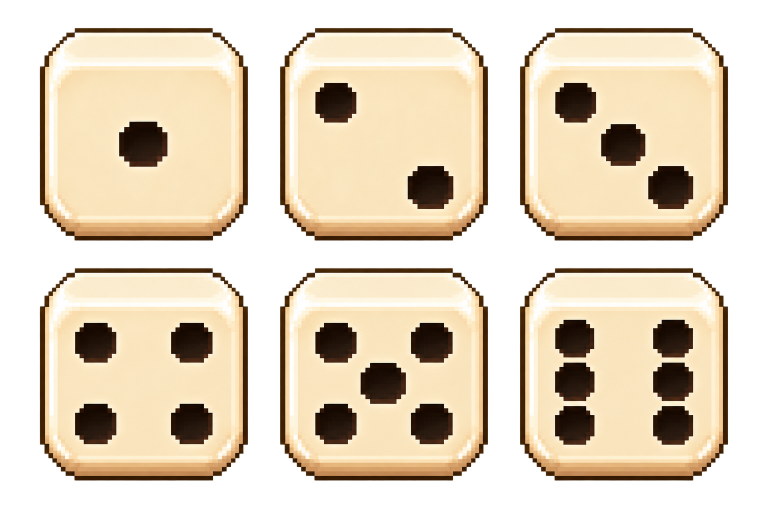
#> input picture assets/art/dice-faces-v1/negro-v1.png, 1536 x 1024 px (shown at 1/2 size)
$ python make_bocetos_dados.py
#> lines starting #> are read from the running program, lines starting #| are printed output that depends on the picture; after the words box and inside, x2 and y2 are one past the last pixel; in counts of white or black regions, pixels touching at a corner belong together
"""Bocetos de dados (05/11/2026): elementos grandes y metales nuevos.

Genera PNG 1x (pixel art) para la página de bocetos de «4. Texturas». No toca assets/ ni el juego.
Uso: py -3 make_bocetos_dados.py <carpeta_salida>

- Elementos: «hoy» replica Die.draw_element_edges; A = marcas grandes dentro del dado; B = aura que sale del dado.
- Metales: replica el shader die_body.gdshader (acero/cobre) y agrega hierro oxidado, cobre oxidado y oro.
Las caras se leen de assets/art/dice-faces-v1/negro-v1.png (protegido, solo lectura).
"""
import math
import os
import sys

import numpy as np
from PIL import Image, ImageDraw, ImageFilter
from scipy import ndimage

ROOT = os.path.abspath(os.path.join(os.path.dirname(__file__), "..", "..", ".."))
OUT = sys.argv[1] if len(sys.argv) > 1 else os.path.join(ROOT, "test-results", "bocetos-texturas")
os.makedirs(OUT, exist_ok=True)

SHEET = Image.open(os.path.join(ROOT, "assets/art/dice-faces-v1/negro-v1.png")).convert("RGBA")
#> SHEET is the input picture: PIL image 1536x1024 RGBA; mean R, G, B, A 170, 146.8, 115.5, 161.3
REGIONS = [(80, 56, 416, 424), (560, 56, 416, 424), (1040, 56, 416, 424),
           (80, 536, 416, 424), (560, 536, 416, 424), (1040, 536, 416, 424)]
DISPLAY = (3, 2, 56, 57)


def hexc(h, a=255):
    return (int(h[0:2], 16), int(h[2:4], 16), int(h[4:6], 16), a)


def face(value):
    x, y, w, h = REGIONS[value - 1]
    crop = SHEET.crop((x, y, x + w, y + h)).convert("RGBa").resize((DISPLAY[2], DISPLAY[3]), Image.LANCZOS).convert("RGBA")
    canvas = Image.new("RGBA", (62, 62), (0, 0, 0, 0))
    canvas.paste(crop, (DISPLAY[0], DISPLAY[1]))
    return canvas


def pip_mask(img):
    """Cajas de los puntos (como Art.pip_bounds): oscuros dentro del área interior."""
    a = np.array(img).astype(float)
    mask = np.zeros((62, 62), bool)
    x0, y0 = DISPLAY[0], DISPLAY[1]
    w, h = DISPLAY[2], DISPLAY[3]
    ys, xs = np.mgrid[0:62, 0:62]
    inner = (xs >= x0 + w * 0.12) & (xs < x0 + w * 0.88) & (ys >= y0 + h * 0.23) & (ys < y0 + h * 0.86)
    dark = (a[..., 3] > 190) & (a[..., :3].max(axis=2) < 128) & inner
    lab, n = ndimage.label(dark)
    for i in range(1, n + 1):
        if (lab == i).sum() > 6:
            mask |= (lab == i)
    return ndimage.binary_dilation(mask, iterations=1)


# ---------------------------------------------------------------- metales
def shade_of(img):
    a = np.array(img).astype(float) / 255
    light = a[..., 0] * .299 + a[..., 1] * .587 + a[..., 2] * .114
    ys = np.arange(62)[:, None] * np.ones((1, 62))
    grain = ((np.floor((ys - 2) * 3) % 3) - 1) * 0.016
    return np.clip(light * 1.06 - 0.06 + grain, 0, 1)


def mix(c0, c1, t):
    c0 = np.array(c0, float)
    c1 = np.array(c1, float)
    return c0 + (c1 - c0) * t[..., None]


def steel_rgb(shade):
    return mix((.07, .09, .12), (.93, .96, 1.0), shade) * 255


def copper_rgb(shade):
    rgb = mix((.19, .055, .025), (1.0, .59, .23), shade)
    hi = np.clip((shade - .91) / .09, 0, 1)
    rgb = rgb + (np.array((1.0, .90, .69)) - rgb) * hi[..., None] * (shade > .91)[..., None]
    return rgb * 255


def ramp(colors, idx):
    pal = np.array([hexc(c)[:3] for c in colors], float)
    idx = np.clip(idx.astype(int), 0, len(pal) - 1)
    return pal[idx]


def noise(seed, blur, size=62):
    rng = np.random.default_rng(seed)
    img = Image.fromarray((rng.random((size, size)) * 255).astype("uint8")).filter(ImageFilter.GaussianBlur(blur))
    n = np.array(img).astype(float)
    lo, hi = np.percentile(n, 2), np.percentile(n, 98)
    return np.clip((n - lo) / (hi - lo + 1e-6), 0, 1)


def streaks(seed, down=9, across=0.8):
    """Vetas verticales: ruido muy alargado hacia abajo (goteos)."""
    rng = np.random.default_rng(seed)
    n = rng.random((62, 62))
    n = ndimage.gaussian_filter(n, sigma=(down, across), mode="wrap")
    lo, hi = np.percentile(n, 2), np.percentile(n, 98)
    return np.clip((n - lo) / (hi - lo + 1e-6), 0, 1)


def edge_distance(img):
    alpha = np.array(img)[..., 3] > 128
    return ndimage.distance_transform_edt(alpha)


def finish(rgb, base_img, pips):
    out = np.array(base_img).astype(float)
    body = (out[..., 3] > 0) & ~pips
    out[..., :3][body] = np.clip(rgb[body], 0, 255)
    return Image.fromarray(out.astype("uint8"), "RGBA")


def metal(kind, variant, value):
    img = face(value)
    pips = pip_mask(img)
    shade = shade_of(img)
    dist = edge_distance(img)
    rows = np.arange(62)[:, None] * np.ones((1, 62))
    if kind == "steel":
        rgb = steel_rgb(shade)
    elif kind == "copper":
        rgb = copper_rgb(shade)
    elif kind == "rust_iron":
        base = steel_rgb(shade)
        rust = ["2c110a", "55220f", "82351a", "b04f22", "d97a2c", "f0a64a"]
        blot, fine = noise(11, 2.6), noise(12, .7)
        if variant == "A":
            cover = blot * .78 + fine * .22
            rustness = cover > .30
            tone = shade * .62 + (fine - .5) * .5 + (blot - .5) * .25
            pits = (noise(13, .9) > .86)
        else:
            drip = streaks(14, 11, .9)
            corner = np.clip(1 - dist / 9, 0, 1)
            cover = drip * .62 + corner * .55 + blot * .25
            rustness = cover > .5
            tone = shade * .55 + (drip - .5) * .55 + (fine - .5) * .3
            pits = (noise(15, .8) > .88)
        rr = ramp(rust, np.clip(tone * 5.2 + 1.0, 0, 5))
        rr[pits & rustness] = ramp(rust, np.zeros((62, 62)))[pits & rustness]
        rgb = np.where(rustness[..., None], rr, base * .92)
    elif kind == "rust_copper":
        base = copper_rgb(shade)
        green = ["0b2622", "14463c", "1f6b57", "30a07c", "66cba3", "b4f1d0"]
        blot, fine = noise(21, 2.4), noise(22, .7)
        if variant == "A":
            cover = blot * .8 + fine * .2 - np.clip(1 - dist / 5, 0, 1) * .38
            patina = cover > .40
            tone = shade * .6 + (fine - .5) * .5 + (blot - .5) * .3
        else:
            drip = streaks(23, 10, 1.0)
            top = np.clip(1 - rows / 30, 0, 1)
            cover = drip * .7 + top * .3 + blot * .2 - np.clip(1 - dist / 4, 0, 1) * .25
            patina = cover > .52
            tone = shade * .55 + (drip - .5) * .6 + (fine - .5) * .3
        gg = ramp(green, np.clip(tone * 5.4 + .8, 0, 5))
        rgb = np.where(patina[..., None], gg, base)
    elif kind == "gold":
        gold = ["3f2605", "7d4f0e", "bf8419", "efb62c", "ffdb58", "fff6b8"]
        if variant == "A":
            idx = np.clip(np.clip((shade - .5) / .42, 0, 1) ** 1.7 * 5.6, 0, 5)
            ys, xs = np.mgrid[0:62, 0:62]
            band = np.abs((xs + ys) - 52) < 3
            idx = np.where(band, np.minimum(idx + 1.6, 5), idx)
            rgb = ramp(gold, idx)
        else:
            dim = noise(31, 1.2)
            idx = np.clip(np.clip((shade - .5) / .42, 0, 1) ** 1.5 * 5.2 + (dim - .5) * 2.4, 0, 5)
            rgb = ramp(gold, idx)
    else:
        raise ValueError(kind)
    out = finish(rgb, img, pips)
    if kind == "gold" and variant == "B":
        d = ImageDraw.Draw(out)
        cx, cy = 53, 9  # monedita en la esquina: «da dinero si no se usa»
        d.ellipse((cx - 5, cy - 5, cx + 5, cy + 5), fill=hexc("3f2605"))
        d.ellipse((cx - 4, cy - 4, cx + 4, cy + 4), fill=hexc("ffdb58"))
        d.ellipse((cx - 2, cy - 2, cx + 2, cy + 2), fill=hexc("bf8419"))
        d.point((cx - 3, cy - 3), fill=hexc("fff6b8"))
        d.point((cx - 2, cy - 3), fill=hexc("fff6b8"))
    return out


# ---------------------------------------------------------------- elementos
SIZE = 96
OFF = 17            # el dado (62×62) va en (17,17) dentro de 96×96
L, R, T, B = OFF + 3, OFF + 59, OFF + 2, OFF + 59  # cuerpo del dado


def base_die(value=6):
    canvas = Image.new("RGBA", (SIZE, SIZE), (0, 0, 0, 0))
    canvas.alpha_composite(face(value), (OFF, OFF))
    return canvas


def new_overlay():
    return Image.new("RGBA", (SIZE, SIZE), (0, 0, 0, 0))


def mirror_add(ov):
    ov.alpha_composite(ov.transpose(Image.FLIP_LEFT_RIGHT))
    return ov


def flame(d, x, y, h, w, cols, lean=0.0):
    """Llama de píxeles: base centrada en (x,y), punta arriba. Tres capas anidadas."""
    for k, col in enumerate(cols):
        s = 1 - k * .27
        hh, ww = h * s, w * s
        pts_l, pts_r = [], []
        for i in range(0, 13):
            t = i / 12
            half = ww / 2 * (1 - t) ** .75 * (1 + .22 * math.sin(t * 6.5))
            cx = x + lean * t * ww + math.sin(t * 3.2) * ww * .22 * t
            yy = y - hh * t - k * 1.2 * (1 - t)
            pts_l.append((cx - half, yy))
            pts_r.append((cx + half, yy))
        d.polygon(pts_l + pts_r[::-1], fill=hexc(col))


def drop(d, x, y, r, dark, mid, light):
    d.polygon([(x, y - r * 1.9), (x - r * .85, y - r * .2), (x + r * .85, y - r * .2)], fill=hexc(dark))
    d.ellipse((x - r, y - r * .4, x + r, y + r * 1.4), fill=hexc(dark))
    d.polygon([(x, y - r * 1.5), (x - r * .6, y - r * .1), (x + r * .6, y - r * .1)], fill=hexc(mid))
    d.ellipse((x - r * .75, y - r * .1, x + r * .75, y + r * 1.15), fill=hexc(mid))
    d.ellipse((x - r * .45, y + r * .05, x - r * .05, y + r * .5), fill=hexc(light))


def bolt(d, pts, widths_cols):
    for w, col in widths_cols:
        d.line(pts, fill=hexc(col), width=w, joint="curve")


def rock(d, x, y, w, h, dark="3a2412", mid="9a6a36", light="d2a468"):
    pts = [(x, y + h * .55), (x + w * .15, y + h * .1), (x + w * .55, y), (x + w * .95, y + h * .25), (x + w, y + h * .8), (x + w * .6, y + h), (x + w * .1, y + h)]
    d.polygon(pts, fill=hexc(dark))
    inner = [(x + w * .12 + 1, y + h * .6), (x + w * .25, y + h * .22), (x + w * .55, y + h * .12), (x + w * .85, y + h * .3), (x + w * .9, y + h * .78), (x + w * .6, y + h * .9), (x + w * .15, y + h * .9)]
    d.polygon(inner, fill=hexc(mid))
    d.polygon([(x + w * .25, y + h * .25), (x + w * .55, y + h * .15), (x + w * .6, y + h * .35), (x + w * .3, y + h * .45)], fill=hexc(light))


def spiral(d, cx, cy, r0, turns, width, cols, start=0.0, sign=1):
    pts = []
    steps = int(turns * 30)
    for i in range(steps + 1):
        t = i / steps
        ang = start + sign * t * turns * math.tau
        r = r0 * (1 - .82 * t)
        pts.append((cx + math.cos(ang) * r, cy + math.sin(ang) * r))
    for w, col in zip(width, cols):
        d.line(pts, fill=hexc(col), width=w, joint="curve")


# --- «hoy»: réplica de Die.draw_element_edges (coordenadas de 62×62 + OFF)
def hoy(element):
    ov = new_overlay()
    d = ImageDraw.Draw(ov)
    o = OFF

    def line(pts, col, w):
        d.line([(o + px, o + py) for px, py in pts], fill=hexc(col), width=max(1, round(w)), joint="curve")

    def rect(x, y, w, h, col):
        d.rectangle((o + x, o + y, o + x + max(w, 1) - 1, o + y + max(h, 1) - 1), fill=hexc(col))

    for s in (-1, 1):
        x = 31 + s * 27
        if element == "electricity":
            p = [(x - s * 6, 4), (x - s * 2, 10), (x - s * 4, 15), (x, 20), (x - s * 2, 25)]
            line(p, "d78205", 3)
            line(p, "ffe72c", 2)
            line([(x, 36), (x - s * 2, 42), (x, 46), (x - s * 3, 51), (x - s * 6, 56)], "ffdc22", 2)
        elif element == "fire":
            line([(x - s * 2, 49), (x - s * 3, 54), (x - s * 7, 57), (x - s * 11, 57)], "e6541a", 2)
            for y in (13, 34, 48, 54):
                ex = x - s * (3 if y == 54 else 0)
                rect(ex - 1, y, 3, 4, "e74612")
                rect(ex, y - 2, 2, 3, "ffd04a")
        elif element == "water":
            for y in (12, 31, 46, 54):
                ex = x - s * (4 if y == 54 else 0)
                rect(ex - 1, y, 3, 3, "168ad0")
                rect(ex, y, 1, 1, "a6f5ff")
            line([(x - s * 8, 57), (x - s * 3, 55)], "47d3ed", 2)
            line([(x - s * 13, 57), (x - s * 9, 57)], "168ad0", 2)
        elif element == "earth":
            for dist in (6, 11):
                rect(x - s * dist - 1, 55, 3, 3, "916136")
                rect(x - s * dist - 1, 55, 2, 1, "d6aa6e")
            for y in (15, 38, 49, 54):
                ex = x - s * (4 if y == 54 else 0)
                rect(ex - 1, y, 3, 3, "795131")
                rect(ex - 1, y, 2, 1, "c99558")
        elif element == "wind":
            line([(x - s * 5, 56), (x - s * 11, 57), (x - s * 13, 55)], "71d9e9", 2)
            for y in (10, 35, 51):
                line([(x - s * 3, y - 3), (x, y), (x - s * 1, y + 3), (x - s * 4, y + 3)], "71d9e9", 2)
    return ov


# --- Opción A: marcas grandes que se quedan sobre el borde del dado (máx. 3 px afuera)
def opcion_a(element):
    ov = new_overlay()
    d = ImageDraw.Draw(ov)
    if element == "fire":
        fc = ["a31808", "ee5a12", "ffc233", "fff4a8"]
        flame(d, L, B + 1, 34, 12, fc, lean=.3)
        flame(d, L - 1, T + 33, 20, 9, fc, lean=-.3)
        flame(d, L, T + 14, 14, 8, fc, lean=.3)
    elif element == "water":
        dk, md, lt = "0b3d78", "1a86cf", "9be8fb"
        drop(d, L + 1, T + 16, 4.4, dk, md, lt)
        drop(d, L + 0, T + 33, 5.0, dk, md, lt)
        drop(d, L + 2, T + 49, 4.2, dk, md, lt)
        pts = [(L - 2 + i, B + 3 + 2.4 * math.sin(i * .5)) for i in range(0, 24)]
        d.line(pts, fill=hexc(dk), width=5)
        d.line(pts, fill=hexc(md), width=3)
        d.line([(x, y - 1) for x, y in pts[2:14]], fill=hexc("e8fdff"), width=1)
    elif element == "electricity":
        bolt(d, [(L + 6, T - 2), (L + 1, T + 9), (L + 5, T + 16), (L - 1, T + 28)], [(6, "7a3d00"), (4, "e08a00"), (2, "fff56a")])
        bolt(d, [(L + 5, T + 34), (L + 0, T + 43), (L + 4, T + 49), (L - 2, T + 58)], [(6, "7a3d00"), (4, "e08a00"), (2, "fff56a")])
        for (sx, sy) in ((L + 8, T + 24), (L + 7, T + 52)):
            d.line([(sx - 2, sy), (sx + 2, sy)], fill=hexc("fff56a"), width=1)
            d.line([(sx, sy - 2), (sx, sy + 2)], fill=hexc("fff56a"), width=1)
    elif element == "earth":
        rock(d, L - 4, B - 9, 13, 12)
        rock(d, L + 6, B - 3, 9, 7, mid="7d5228")
        rock(d, L - 3, T + 31, 8, 8, mid="86592c")
        rock(d, L - 2, T + 10, 7, 7, mid="86592c")
        for gx in (L + 11, L + 14):
            d.line([(gx, B + 3), (gx - 1, B - 1)], fill=hexc("5c8a3a"), width=2)
    elif element == "wind":
        c1, c2 = ["3f9db0", "bdf2fa"], [2, 3]
        spiral(d, L, T + 13, 7, 1.4, [4, 2], ["3f9db0", "e6fcff"], 1.2)
        spiral(d, L, T + 43, 7, 1.4, [4, 2], ["3f9db0", "e6fcff"], .2)
        d.line([(L - 7, T + 28), (L + 3, T + 27), (L + 6, T + 30)], fill=hexc("bdf2fa"), width=2)
    return mirror_add(ov)


# --- Opción B: aura grande que sale del dado
def opcion_b(element):
    ov = new_overlay()
    d = ImageDraw.Draw(ov)
    cx = (L + R) // 2
    if element == "fire":
        fc = ["a31808", "ee5a12", "ffc233", "fff4a8"]
        flame(d, L + 10, T + 3, 22, 14, fc, lean=-.25)
        flame(d, cx, T + 3, 32, 18, fc, lean=.1)
        flame(d, R - 10, T + 3, 24, 14, fc, lean=.3)
        flame(d, L + 3, B - 2, 18, 11, fc, lean=-.3)
        flame(d, R - 3, B - 2, 18, 11, fc, lean=.3)
        for (ex, ey) in ((L - 6, T + 20), (R + 6, T + 30), (cx + 12, T - 28), (L + 20, T - 18)):
            d.rectangle((ex, ey, ex + 1, ey + 1), fill=hexc("ffd04a"))
    elif element == "water":
        dk, md, lt = "0b3d78", "1a86cf", "9be8fb"
        pts = [(L - 10 + i, B + 6 + 3.2 * math.sin(i * .38)) for i in range(0, R - L + 21)]
        d.line(pts, fill=hexc(dk), width=9)
        d.line(pts, fill=hexc(md), width=6)
        d.line([(x, y - 2) for x, y in pts], fill=hexc("5cc7ee"), width=2)
        for x, y in pts[::6]:
            d.rectangle((x, y - 4, x + 1, y - 3), fill=hexc("e8fdff"))
        for gx in (L + 10, cx, R - 10):
            drop(d, gx, B + 20, 3.6, dk, md, lt)
        drop(d, L - 8, T + 26, 4.2, dk, md, lt)
        drop(d, R + 8, T + 14, 4.2, dk, md, lt)
        for k in range(3):
            d.line([(L - 3 - k * 3, T + 40 + k * 4), (L - 8 - k * 3, T + 36 + k * 4)], fill=hexc("9be8fb"), width=1)
    elif element == "electricity":
        halo = Image.new("RGBA", (SIZE, SIZE), (0, 0, 0, 0))
        hd = ImageDraw.Draw(halo)
        hd.rounded_rectangle((L - 5, T - 5, R + 5, B + 5), radius=12, outline=(255, 240, 120, 150), width=3)
        ov.alpha_composite(halo)
        d = ImageDraw.Draw(ov)
        bolt(d, [(L + 4, T + 2), (L - 3, T - 6), (L + 1, T - 11), (L - 9, T - 20), (L - 6, T - 14)], [(7, "7a3d00"), (5, "e08a00"), (3, "fff56a"), (1, "ffffff")])
        bolt(d, [(L + 3, B - 2), (L - 5, B + 6), (L - 1, B + 11), (L - 11, B + 19)], [(7, "7a3d00"), (5, "e08a00"), (3, "fff56a"), (1, "ffffff")])
        bolt(d, [(L - 4, T + 30), (L - 14, T + 27), (L - 11, T + 33), (L - 20, T + 31)], [(5, "7a3d00"), (3, "e08a00"), (1, "fff56a")])
    elif element == "earth":
        for (rx, ry, rw, rh, md) in ((L - 8, B - 1, 22, 16, "9a6a36"), (L + 14, B + 3, 24, 14, "86592c"), (R - 30, B - 1, 24, 17, "9a6a36"), (R - 14, B + 4, 18, 11, "7d5228"), (cx - 8, B + 8, 16, 9, "6b4524")):
            rock(d, rx, ry, rw, rh, mid=md)
        d.polygon([(L - 6, B + 12), (R + 6, B + 12), (R + 2, B + 16), (L - 2, B + 16)], fill=hexc("3a2412"))
        for side, x0 in ((-1, L - 3), (1, R + 3)):
            pts = [(x0, B - 2), (x0 + side * 4, B - 14), (x0 - side * 1, B - 26), (x0 + side * 4, B - 38), (x0, B - 50)]
            d.line(pts, fill=hexc("3d2a14"), width=3, joint="curve")
            for (lx, ly) in ((pts[1][0], pts[1][1]), (pts[3][0], pts[3][1])):
                d.polygon([(lx, ly), (lx + side * 9, ly - 4), (lx + side * 4, ly + 3)], fill=hexc("5c8a3a"))
                d.polygon([(lx, ly), (lx + side * 6, ly - 3), (lx + side * 3, ly + 1)], fill=hexc("8fc060"))
    elif element == "wind":
        for side, x0 in ((-1, L - 9), (1, R + 9)):
            spiral(d, x0, T + 20, 12, 1.5, [5, 3], ["3f9db0", "e6fcff"], 1.0, sign=side)
            spiral(d, x0, T + 48, 12, 1.5, [5, 3], ["3f9db0", "e6fcff"], .4, sign=side)
            d.line([(x0 + side * 4, T + 33), (x0 - side * 12, T + 32), (x0 - side * 16, T + 35)], fill=hexc("bdf2fa"), width=2)
        d.line([(L - 18, B + 8), (L + 14, B + 7), (L + 20, B + 11)], fill=hexc("9ae8f2"), width=2)
        d.line([(R + 18, T - 8), (R - 14, T - 7), (R - 20, T - 11)], fill=hexc("9ae8f2"), width=2)
        d.line([(L + 24, T - 12), (R - 24, T - 10)], fill=hexc("e0fbff"), width=1)
    return ov


ELEMENT_ORDER = ("fire", "water", "electricity", "earth", "wind")


def export_atlas(path):
    """Hoja de las marcas A (solo la capa del elemento, sin dado): 5 celdas de 96×96, en ELEMENT_ORDER.
    El dado (62×62) va en (17,17) de cada celda: se dibuja en (-17,-17) respecto del control del dado."""
    atlas = Image.new("RGBA", (SIZE * len(ELEMENT_ORDER), SIZE), (0, 0, 0, 0))
    for i, element in enumerate(ELEMENT_ORDER):
        atlas.alpha_composite(opcion_a(element), (i * SIZE, 0))
    atlas.save(path)
    print("hoja de elementos:", path)


def main():
    if len(sys.argv) > 2 and sys.argv[2] == "--atlas":
        export_atlas(sys.argv[3])
        return
    for element in ("fire", "water", "electricity", "earth", "wind"):
        for name, ov in (("hoy", hoy(element)), ("A", opcion_a(element)), ("B", opcion_b(element))):
            img = base_die(6)
            img.alpha_composite(ov)
            img.save(os.path.join(OUT, f"elem-{element}-{name}.png"))
#> this loop made 5 passes
#> pass 1, in face, `crop = SHEET.crop((x, y, x + w, y + h)).convert("RGBa").resize((DISPLA..`:
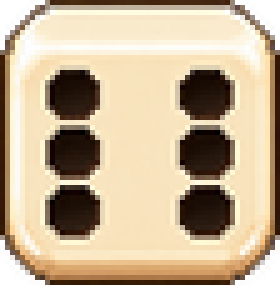
#> crop: PIL image 56x57 RGBA (shown 5 times larger); mean R, G, B, A 183.5, 163.5, 135.3, 239.5; transparent parts drawn white
#> pass 1, in main, `img.save(os.path.join(OUT, f"elem-{element}-{name}.png"))`:
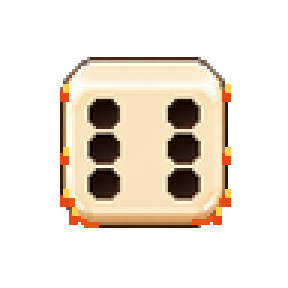
#> saved as elem-fire-hoy.png: PIL image 96x96 RGBA (shown 3 times larger); mean R, G, B, A 66, 57.3, 46.6, 84.4; transparent parts drawn white
#> after the loop:
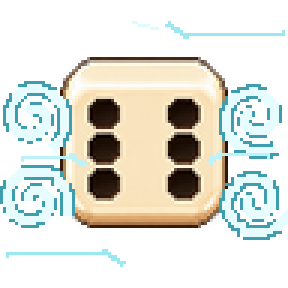
#> img: PIL image 96x96 RGBA (shown 3 times larger); mean R, G, B, A 87, 88.4, 80.6, 117.9; transparent parts drawn white
#> after the loop:
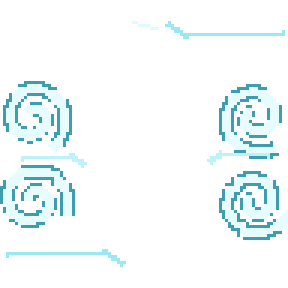
#> ov: PIL image 96x96 RGBA (shown 3 times larger); mean R, G, B, A 26.9, 34.6, 36, 40; transparent parts drawn white
    for value in (5, 6):
        metal("steel", "", value).save(os.path.join(OUT, f"met-steel-hoy-{value}.png"))
        metal("copper", "", value).save(os.path.join(OUT, f"met-copper-hoy-{value}.png"))
        for kind in ("rust_iron", "rust_copper", "gold"):
            for variant in ("A", "B"):
                metal(kind, variant, value).save(os.path.join(OUT, f"met-{kind}-{variant}-{value}.png"))
#> this loop made 2 passes
#> value on passes 1 to 2: 5, 6
#> pass 1, in face (call 16), `crop = SHEET.crop((x, y, x + w, y + h)).convert("RGBa").resize((DISPLA..`:
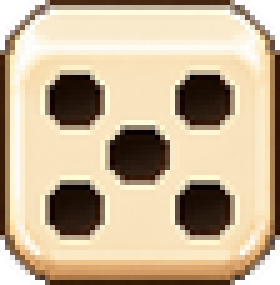
#> crop: PIL image 56x57 RGBA (shown 5 times larger); mean R, G, B, A 185.7, 165.8, 137.1, 239.4; transparent parts drawn white
#> pass 1, in metal, `img = face(value)`:
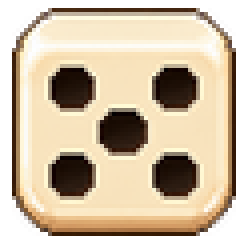
#> img: PIL image 62x62 RGBA (shown 4 times larger); mean R, G, B, A 154.2, 137.7, 113.8, 198.8; transparent parts drawn white
#> pass 1, in pip_mask, `inner = (xs >= x0 + w * 0.12) & (xs < x0 + w * 0.88) & (ys >= y0 + h *..`:
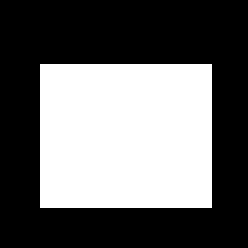
#> inner: shape (62, 62) bool (shown 4 times larger); 40.3% white; 1 white region, box (x1, y1, x2, y2) and area: (10, 16, 53, 52) 1548
    print("listo:", OUT)
#| listo: test-results/bocetos-texturas


if __name__ == "__main__":
    main()
